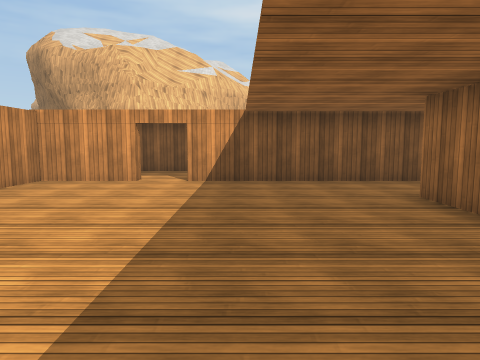
view 1 (above)

18 first-person views from a walk through a Unity game level. The camera is 1.4 m above the floor, tilts 6° down and sees 70° across. The floor is counted in squares, 2 m on a side. Each view is taken from the middle of a square. On the plan, view 1 faces up. The plan holds only what a view shows up to about 11 squares ahead; the rest is blank. The place goes on beyond the plan. Some surface patterns are stand-ins.

view 2
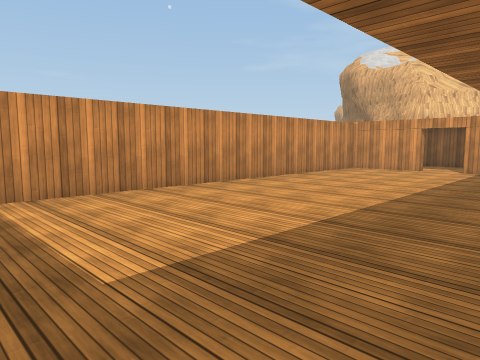

view 3
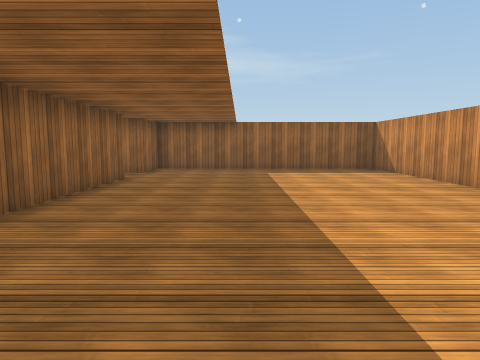

view 4
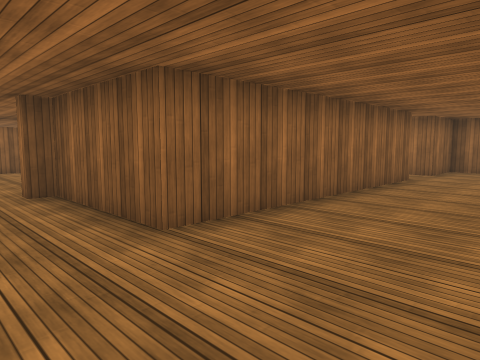

view 5
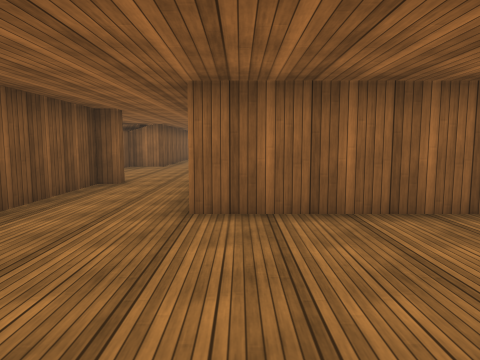

view 6
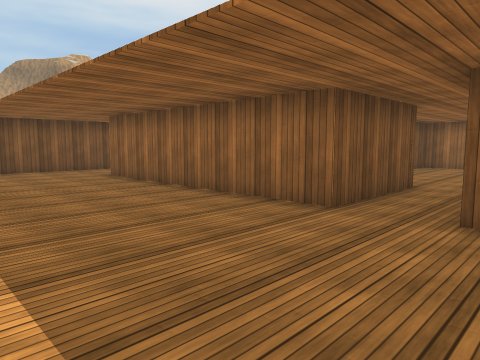

view 7
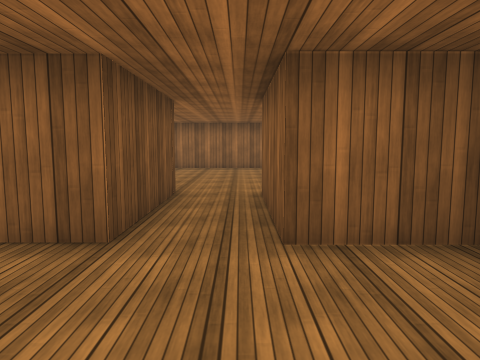

view 8
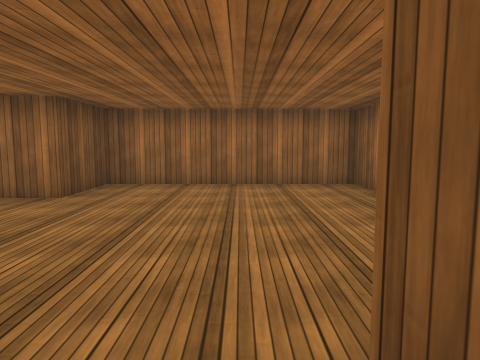

view 9
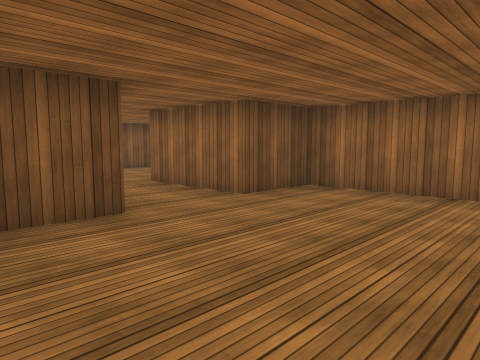

view 10
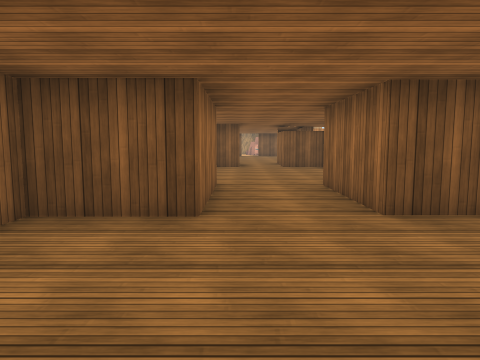

view 11
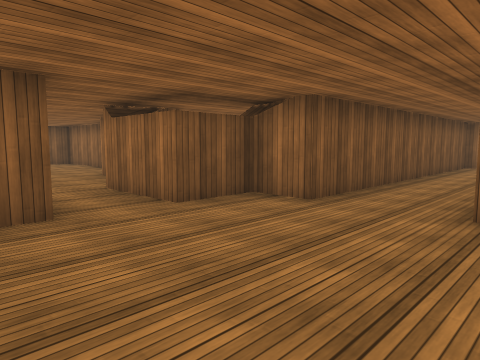

view 12
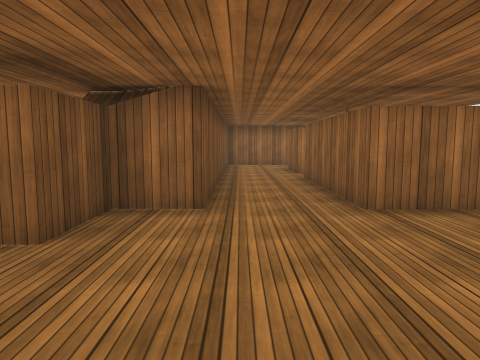

view 13
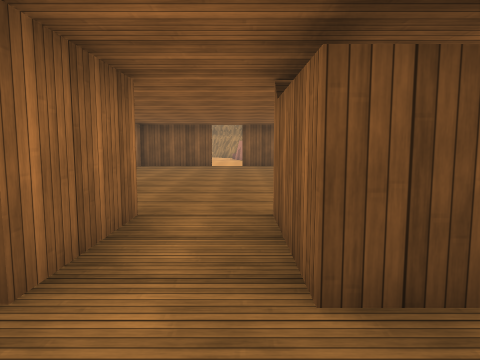

view 14
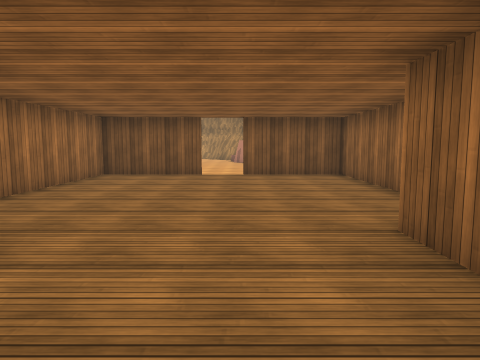

view 15
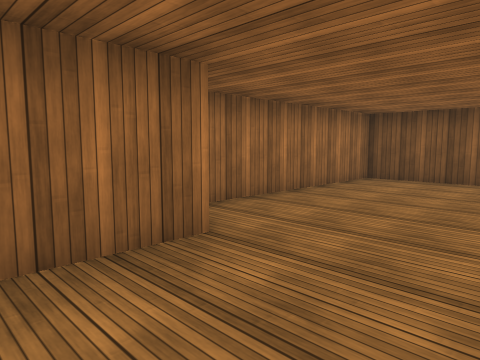

view 16
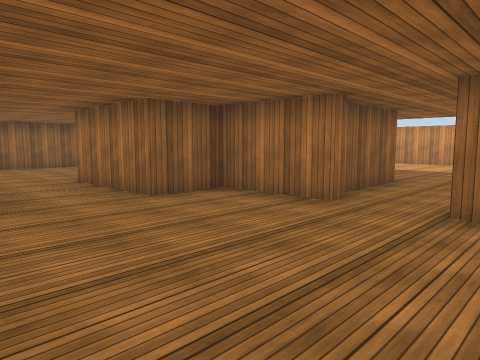

view 17
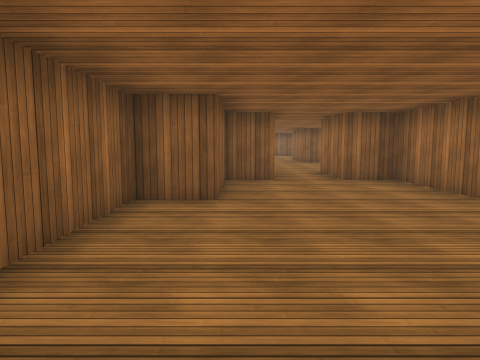

view 18
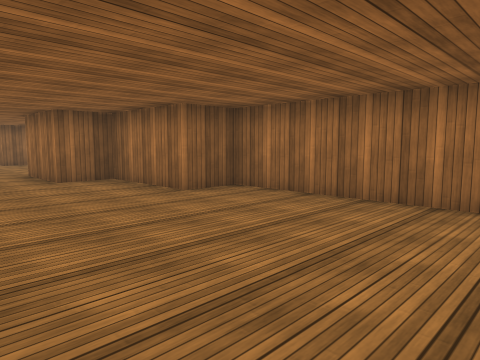

### Floor plan
Points are (right, up) in squares from view 1. A wall is a line through its corners. A room is listed if a view was taken in it or the views show most of it. See-through windows are left out.
Room 1 (views 1, 2, 3, 4, 5, 6, 7, 8)
walls: (-1.9, 6.5) (-3.8, 6.5) (-3.8, -3.7) (2.4, -3.7) (2.4, -2.3) (4.9, -2.3); (5, -1.1) (2.4, -1.1) (2.4, 4.5) (5, 4.5); (5, 6.5) (-1, 6.5); (5.4, 6.1) (4.9, 6.1)
ways out: opening at (4, -2) to room 2; opening at (5.5, 5.5) to room 3; gap at (-1.5, 7)
Room 2 (views 9, 10)
walls: (6.6, 0.3) (4.9, 0.3) (4.9, -0.1); (5, -4) (7.1, -4); (9, -4) (10, -4) (10, 0.3) (8.3, 0.3)
ways out: opening at (4, -2) to room 1; opening at (7.5, 1.5) to room 3
Room 3 (views 11, 12, 13, 14, 16)
walls: (9.6, 3.4) (9.6, 4.5) (13.1, 4.5); (5.2, 4.9) (5.2, 2.9) (6.6, 2.9) (6.6, 0.3); (7, 9.3) (7, 7.4) (6.2, 7.4); (8.3, 0.3) (8.3, 2.9); (14.1, 4.5) (15.6, 4.5); (15.4, 6.5) (9.6, 6.5) (9.6, 7.4) (8.3, 7.4) (8.3, 9.3)
ways out: opening at (5.5, 5.5) to room 1; opening at (7.5, 1.5) to room 2; opening at (8, 8.5) to room 4; opening at (15, 5.5)
Room 4 (views 15, 17, 18)
walls: (8.3, 9.3) (9.3, 9.3) (9.3, 11.7) (10.4, 11.7) (10.4, 16.9) (8, 16.9); (7.1, 16.9) (4.9, 16.9) (4.9, 11.7) (5.9, 11.7) (5.9, 9.3) (7, 9.3)
ways out: opening at (8, 8.5) to room 3; gap at (7.5, 17)

Where each view was taken, in squares from view 1:
view 1: 0 up, 0 right, facing up
view 2: 3 down, 1 right, facing up-left
view 3: 6 up, 0 right, facing down
view 4: 6 up, 0 right, facing down-right
view 5: 4 up, 1 left, facing right
view 6: 3 down, 1 left, facing up-right
view 7: 2 down, 0 right, facing right
view 8: 2 down, 4 right, facing right
view 9: 3 down, 5 right, facing up-right
view 10: 3 down, 7 right, facing up
view 11: 4 up, 6 right, facing up-right
view 12: 6 up, 6 right, facing right
view 13: 6 up, 8 right, facing up
view 14: 9 up, 8 right, facing up
view 15: 10 up, 8 right, facing up-left
view 16: 7 up, 9 right, facing down-left
view 17: 16 up, 9 right, facing down
view 18: 16 up, 9 right, facing down-left
